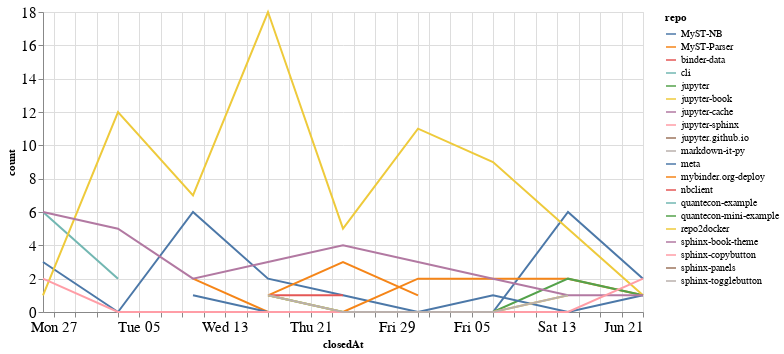

Notebook code cell kept with this figure:
### Code cell
closed_by_time = closed_by.groupby('repo').resample('W', on='closedAt').count()['author'].reset_index()
closed_by_time = closed_by_time.rename(columns={'author': 'count'})

alt.Chart(closed_by_time, width=600).mark_line().encode(
    x='closedAt',
    y='count',
    color='repo',
    tooltip="repo"
)

### Figure 1 — Vega-Lite specification as saved in the notebook (floating-point values rounded to 4 significant figures)
{"config": {"axisLeft": {"labelFontSize": 15}, "axisBottom": {"labelFontSize": 15}}, "data": {"name": "data-73a27dac85b5657f662833746c6d0504"}, "mark": "line", "encoding": {"color": {"type": "nominal", "field": "repo"}, "tooltip": {"type": "nominal", "field": "repo"}, "x": {"type": "temporal", "field": "closedAt"}, "y": {"type": "quantitative", "field": "count"}}, "width": 600, "$schema": "https://vega.github.io/schema/vega-lite/v4.8.1.json", "datasets": {"data-73a27dac85b5657f662833746c6d0504": [{"repo": "MyST-NB", "closedAt": "2020-04-26T00:00:00", "count": 3}, {"repo": "MyST-NB", "closedAt": "2020-05-03T00:00:00", "count": 0}, {"repo": "MyST-NB", "closedAt": "2020-05-10T00:00:00", "count": 6}, {"repo": "MyST-NB", "closedAt": "2020-05-17T00:00:00", "count": 2}, {"repo": "MyST-NB", "closedAt": "2020-05-24T00:00:00", "count": 1}, {"repo": "MyST-NB", "closedAt": "2020-05-31T00:00:00", "count": 0}, {"repo": "MyST-NB", "closedAt": "2020-06-07T00:00:00", "count": 0}, {"repo": "MyST-NB", "closedAt": "2020-06-14T00:00:00", "count": 6}, {"repo": "MyST-NB", "closedAt": "2020-06-21T00:00:00", "count": 2}, {"repo": "MyST-Parser", "closedAt": "2020-05-10T00:00:00", "count": 2}, {"repo": "MyST-Parser", "closedAt": "2020-05-17T00:00:00", "count": 0}, {"repo": "MyST-Parser", "closedAt": "2020-05-24T00:00:00", "count": 0}, {"repo": "MyST-Parser", "closedAt": "2020-05-31T00:00:00", "count": 2}, {"repo": "MyST-Parser", "closedAt": "2020-06-07T00:00:00", "count": 2}, {"repo": "MyST-Parser", "closedAt": "2020-06-14T00:00:00", "count": 2}, {"repo": "MyST-Parser", "closedAt": "2020-06-21T00:00:00", "count": 1}, {"repo": "binder-data", "closedAt": "2020-06-21T00:00:00", "count": 1}, {"repo": "cli", "closedAt": "2020-04-26T00:00:00", "count": 6}, {"repo": "cli", "closedAt": "2020-05-03T00:00:00", "count": 2}, {"repo": "jupyter", "closedAt": "2020-05-17T00:00:00", "count": 1}, {"repo": "jupyter", "closedAt": "2020-05-24T00:00:00", "count": 0}, {"repo": "jupyter", "closedAt": "2020-05-31T00:00:00", "count": 0}, {"repo": "jupyter", "closedAt": "2020-06-07T00:00:00", "count": 0}, {"repo": "jupyter", "closedAt": "2020-06-14T00:00:00", "count": 2}, {"repo": "jupyter", "closedAt": "2020-06-21T00:00:00", "count": 1}, {"repo": "jupyter-book", "closedAt": "2020-04-26T00:00:00", "count": 1}, {"repo": "jupyter-book", "closedAt": "2020-05-03T00:00:00", "count": 12}, {"repo": "jupyter-book", "closedAt": "2020-05-10T00:00:00", "count": 7}, {"repo": "jupyter-book", "closedAt": "2020-05-17T00:00:00", "count": 18}, {"repo": "jupyter-book", "closedAt": "2020-05-24T00:00:00", "count": 5}, {"repo": "jupyter-book", "closedAt": "2020-05-31T00:00:00", "count": 11}, {"repo": "jupyter-book", "closedAt": "2020-06-07T00:00:00", "count": 9}, {"repo": "jupyter-book", "closedAt": "2020-06-14T00:00:00", "count": 5}, {"repo": "jupyter-book", "closedAt": "2020-06-21T00:00:00", "count": 1}, {"repo": "jupyter-cache", "closedAt": "2020-06-21T00:00:00", "count": 1}, {"repo": "jupyter-sphinx", "closedAt": "2020-05-03T00:00:00", "count": 1}, {"repo": "jupyter.github.io", "closedAt": "2020-05-17T00:00:00", "count": 3}, {"repo": "markdown-it-py", "closedAt": "2020-05-10T00:00:00", "count": 2}, {"repo": "meta", "closedAt": "2020-05-10T00:00:00", "count": 1}, {"repo": "meta", "closedAt": "2020-05-17T00:00:00", "count": 0}, {"repo": "meta", "closedAt": "2020-05-24T00:00:00", "count": 0}, {"repo": "meta", "closedAt": "2020-05-31T00:00:00", "count": 0}, {"repo": "meta", "closedAt": "2020-06-07T00:00:00", "count": 1}, {"repo": "meta", "closedAt": "2020-06-14T00:00:00", "count": 0}, {"repo": "meta", "closedAt": "2020-06-21T00:00:00", "count": 1}, {"repo": "mybinder.org-deploy", "closedAt": "2020-05-17T00:00:00", "count": 1}, {"repo": "mybinder.org-deploy", "closedAt": "2020-05-24T00:00:00", "count": 3}, {"repo": "mybinder.org-deploy", "closedAt": "2020-05-31T00:00:00", "count": 1}, {"repo": "nbclient", "closedAt": "2020-05-17T00:00:00", "count": 1}, {"repo": "nbclient", "closedAt": "2020-05-24T00:00:00", "count": 1}, {"repo": "quantecon-example", "closedAt": "2020-05-17T00:00:00", "count": 1}, {"repo": "quantecon-mini-example", "closedAt": "2020-06-21T00:00:00", "count": 1}, {"repo": "repo2docker", "closedAt": "2020-05-17T00:00:00", "count": 1}, {"repo": "repo2docker", "closedAt": "2020-05-24T00:00:00", "count": 0}, {"repo": "repo2docker", "closedAt": "2020-05-31T00:00:00", "count": 0}, {"repo": "repo2docker", "closedAt": "2020-06-07T00:00:00", "count": 0}, {"repo": "repo2docker", "closedAt": "2020-06-14T00:00:00", "count": 1}, {"repo": "sphinx-book-theme", "closedAt": "2020-04-26T00:00:00", "count": 6}, {"repo": "sphinx-book-theme", "closedAt": "2020-05-03T00:00:00", "count": 5}, {"repo": "sphinx-book-theme", "closedAt": "2020-05-10T00:00:00", "count": 2}, {"repo": "sphinx-book-theme", "closedAt": "2020-05-17T00:00:00", "count": 3}, {"repo": "sphinx-book-theme", "closedAt": "2020-05-24T00:00:00", "count": 4}, {"repo": "sphinx-book-theme", "closedAt": "2020-05-31T00:00:00", "count": 3}, {"repo": "sphinx-book-theme", "closedAt": "2020-06-07T00:00:00", "count": 2}, {"repo": "sphinx-book-theme", "closedAt": "2020-06-14T00:00:00", "count": 1}, {"repo": "sphinx-book-theme", "closedAt": "2020-06-21T00:00:00", "count": 1}, {"repo": "sphinx-copybutton", "closedAt": "2020-04-26T00:00:00", "count": 2}, {"repo": "sphinx-copybutton", "closedAt": "2020-05-03T00:00:00", "count": 0}, {"repo": "sphinx-copybutton", "closedAt": "2020-05-10T00:00:00", "count": 0}, {"repo": "sphinx-copybutton", "closedAt": "2020-05-17T00:00:00", "count": 0}, {"repo": "sphinx-copybutton", "closedAt": "2020-05-24T00:00:00", "count": 0}, {"repo": "sphinx-copybutton", "closedAt": "2020-05-31T00:00:00", "count": 0}, {"repo": "sphinx-copybutton", "closedAt": "2020-06-07T00:00:00", "count": 0}, {"repo": "sphinx-copybutton", "closedAt": "2020-06-14T00:00:00", "count": 0}, {"repo": "sphinx-copybutton", "closedAt": "2020-06-21T00:00:00", "count": 2}, {"repo": "sphinx-panels", "closedAt": "2020-05-10T00:00:00", "count": 1}, {"repo": "sphinx-togglebutton", "closedAt": "2020-05-17T00:00:00", "count": 1}, {"repo": "sphinx-togglebutton", "closedAt": "2020-05-24T00:00:00", "count": 0}, {"repo": "sphinx-togglebutton", "closedAt": "2020-05-31T00:00:00", "count": 0}, {"repo": "sphinx-togglebutton", "closedAt": "2020-06-07T00:00:00", "count": 0}, {"repo": "sphinx-togglebutton", "closedAt": "2020-06-14T00:00:00", "count": 1}]}}
